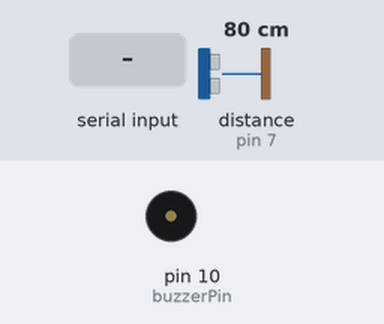
Recording of a sketch running on a simulated Arduino Uno, built with avr-gcc and run on an emulated ATmega328P. On the bench: buzzer (waves = sounding). The test bench sets the inputs (shaded band); at power-on: distance to the obstacle (sensor on pin 7) 80 cm. The echo pulse lasts 58.3 µs per cm; what the sketch prints to the serial monitor is not drawn.

Above: at 1.2 s.
1.3 s: "0" received over Serial
At 1.75 s:
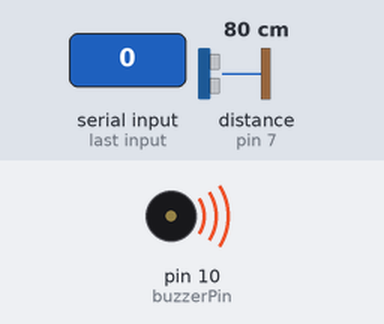
4.3 s: distance to the obstacle (sensor on pin 7) set to 205 cm
7.3 s: distance to the obstacle (sensor on pin 7) set to 211 cm
At 9.2 s:
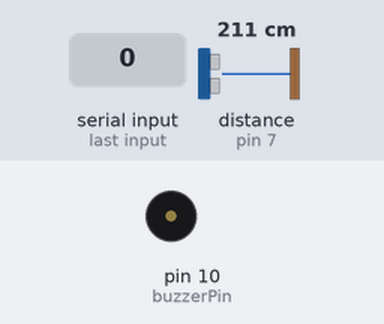
Timing chart, 0 to 10.7 s (numbered marks = the images above; inputs shaded):
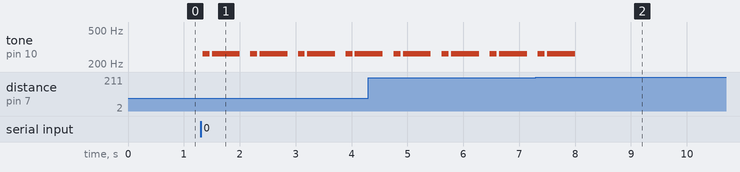

The sketch:

FinalArduino.ino
```cpp
#include <SR04.h>
//#include "IRremoteNew.h"
#include <pitches.h>
SR04 ultraSonic = SR04(8,  7); // Sets up the UltraSonic using 12 for ECHO and 11 for TRIG
long dist;

//for the lcd 9=13, 8=9, 7=8, 6=7, 2=1, 3=3
/*-----( Declare objects )-----
Both of these are coming from the library that we included up above.*/
//IRrecv irrecv(receiver);     // create instance of 'irrecv'
//decode_results results;      // create instance of 'decode_results'


const int buzzerPin=10;

int data;
int Cdist;
int songSize = 2; //Stores the number of items in the melody.
int melody[] = {NOTE_C4, NOTE_C4}; //Stores the notes for the first melody. (The "0" is a rest)
int duration[] = {80,20}; // Stores the length of each note in the first melody

void setup() {
  // put your setup code here, to run once:
  //irrecv.enableIRIn(); // Start the receiver
  Serial.begin(9600);
}

void loop() {
  Serial.println(data);
  data = Serial.read();
  dist = ultraSonic.Distance();
  if (data == '1'){
    Cdist = 0;
  }
   else if (data == '0'){
    Cdist = 209;
   }

  if(dist < Cdist){
    for(int i = 0; i < songSize; i++){
      int d = 10000/duration[i];
       tone(buzzerPin, melody[i], d);
      int pause = d * 1.30;
      delay(pause);
      noTone(buzzerPin);
    delay(5);
    }
  }
}
```

Measured:
- the behaviour switches between 208 and 209 cm on distance to the obstacle (sensor on pin 7) (found by bisection; images 1 and 2)
- after the input at 1.3 s, tone on pin 10 (buzzerPin): silent → 262 Hz at once, then repeats every 0.85 s: silent 0.04 s, 262 Hz 0.50 s, silent 0.19 s, 262 Hz 0.13 s
- after the input at 7.3 s, tone on pin 10 (buzzerPin): goes on until 8.0 s, then stays silent
